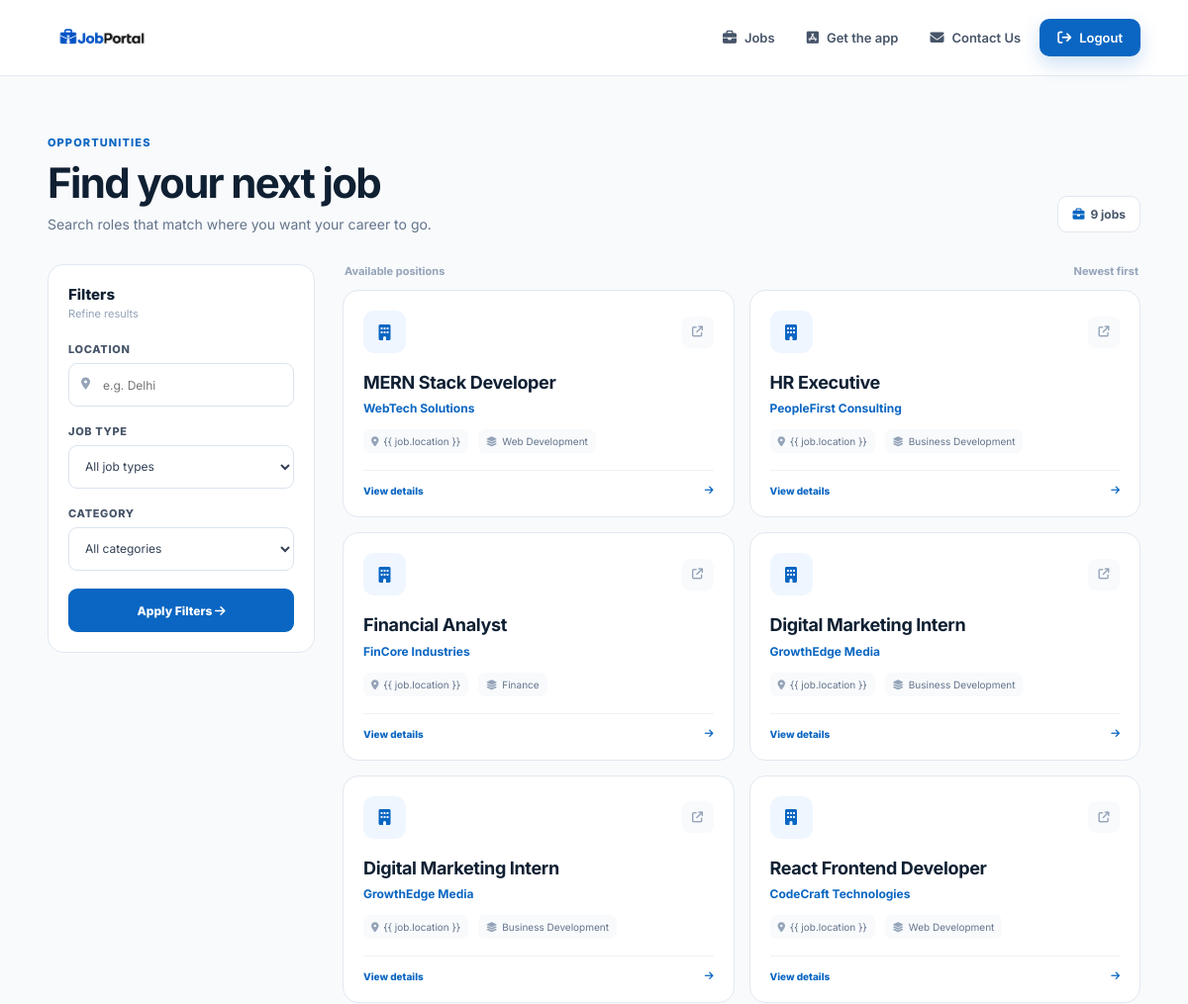
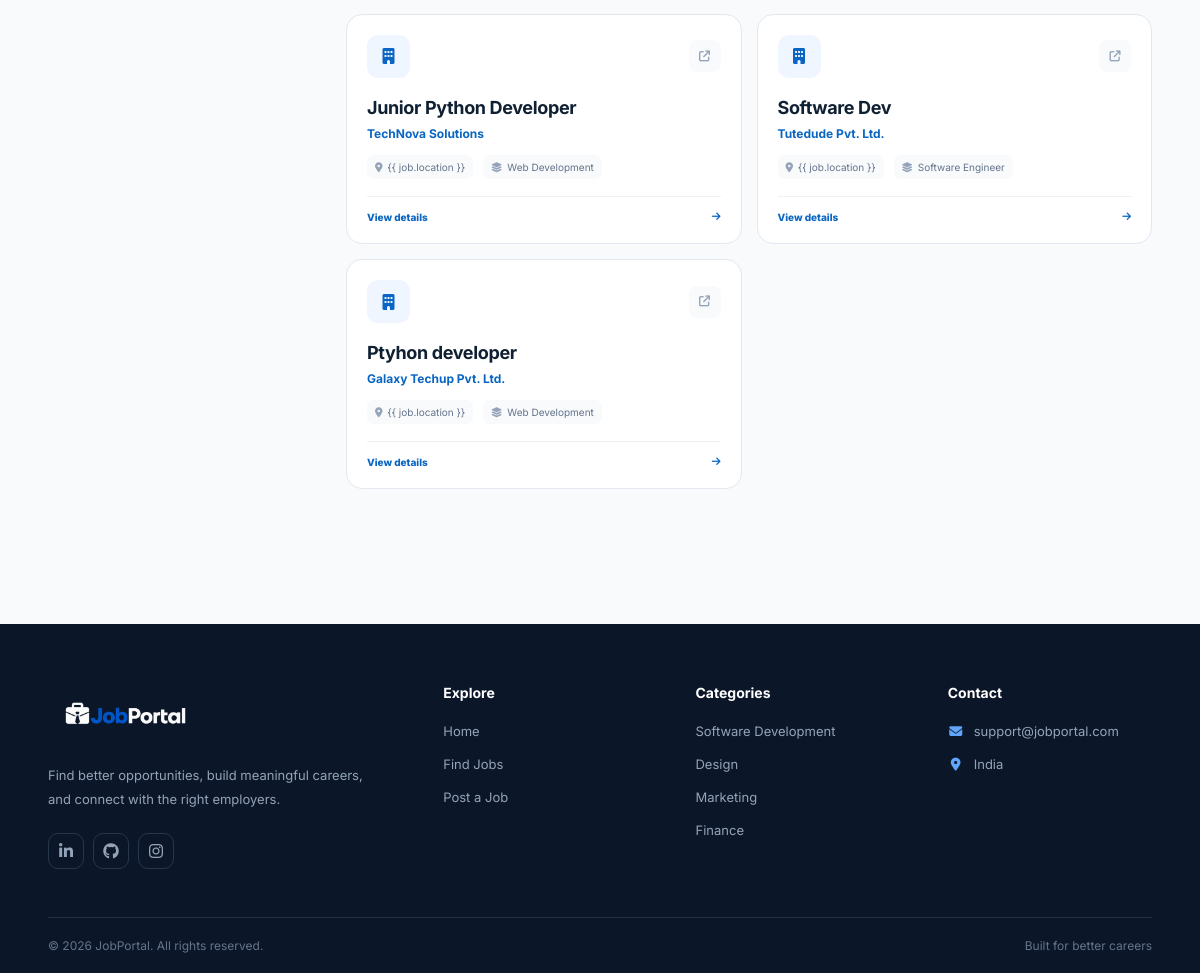
Page /jobs/ (signed in) on the committed database (2 pictures, top to bottom).
### jbportal/models.py (models this page shows, shortened)
class Job(models.Model):
    title = models.CharField(max_length=100)
    category = models.ForeignKey(Category, on_delete=models.CASCADE)
    job_type = models.ForeignKey(JobType, on_delete=models.CASCADE)
    description = models.TextField()
    location = models.CharField(max_length=100)
    company = models.CharField(max_length=100)
    posted_date = models.DateTimeField(auto_now_add=True)
    apply_type = models.CharField(max_length=10, choices=APPLY_TYPES, default='resume')
    apply_link = models.CharField(max_length=500, null=True, blank=True)
    added_by = models.ForeignKey('auth.User', on_delete=models.CASCADE)
    views = models.ManyToManyField(User, related_name='job_views', blank=True)
    status = models.CharField(max_length=10, choices=[('active', 'Active'), ('inactive', 'Inactive')], default='active')

class Category(models.Model):
    name = models.CharField(max_length=50)
    def __str__(self):
        return self.name

### jbportal/views.py (the view)
# urls.py: path('jobs/', jobs, name='jobs'),
@login_required(login_url='login')
def jobs(request):
    if not request.user.is_authenticated or request.user.profile.role == 'employer':
        return redirect('/employer-dashboard')
    location = request.GET.get("location", "")
    job_type = request.GET.get("job_type", "")
    category = request.GET.get("category", "")
    filters = {}
    if location:
        filters["location__icontains"] = location
    if job_type:
        filters["job_type__name__iexact"] = job_type
    if category:
        filters["category__name__iexact"] = category
    jobs = Job.objects.filter(**filters).order_by('-posted_date')
    categories = Category.objects.all()
    job_types = JobType.objects.all()
    return render(request, "jobs.html", {"jobs": jobs, "job_types": job_types, "categories": categories})

### templates/jobs.html (shortened to what this page needs)
{% extends 'base.html' %}{% load static %}{% block head %}<link rel="stylesheet" href="{% static 'css/jobs.css' %}" />{% endblock %}{%block content %}
<section class="jobs-page">
  <div class="jobs-title">
    <div>
      <span class="eyebrow">Opportunities</span>
      <h1>Find your next job</h1>
      <p>Search roles that match where you want your career to go.</p>
    </div>
    <div class="result-pill">
      <i class="fa-solid fa-briefcase"></i>{{ jobs|length }} jobs
    </div>
  </div>
  <div class="jobs-layout">
    <aside id="filter">
      <div class="filter-top">
        <div><span>Filters</span><small>Refine results</small></div>
      </div>
      <form method="GET" action="{% url 'jobs' %}" class="filter-form">
        <div class="filter-group">
          <label>Location</label>
          <div class="field-icon">
            <i class="fa-solid fa-location-dot"></i
            ><input type="text" name="location" placeholder="e.g. Delhi" />
          </div>
        </div>
        <div class="filter-group">
          <label>Job Type</label
          ><select name="job_type">
            <option value="">All job types</option>
          </select>
        </div>
        <div class="filter-group">
          <label>Category</label
          ><select name="category">
            <option value="">All categories</option>
          </select>
        </div>
        <button class="filter-submit" type="submit">
          Apply Filters <i class="fa-solid fa-arrow-right"></i>
        </button>
      </form>
    </aside>
    <div class="jobs-results">
      <div class="results-head">
        <span>Available positions</span><span>Newest first</span>
      </div>
      <div id="jobs-sections">
        {% for job in jobs %}
        <article
          class="job-card"
          onclick="window.location.href='{% url 'job' job.id %}'"
        >
          <div class="job-card-top">
            <div class="company-icon"><i class="fa-solid fa-building"></i></div>
            <span class="job-arrow"
              ><i class="fa-solid fa-arrow-up-right-from-square"></i
            ></span>
          </div>
          <div class="job-main">
            <h2>{{ job.title }}</h2>
            <p class="company">{{ job.company }}</p>
            <div class="job-meta">
              <span
                ><i class="fa-solid fa-location-dot"></i>{{ job.location
                }}</span
              ><span
                ><i class="fa-solid fa-layer-group"></i>{{ job.category }}</span
              >
            </div>
          </div>
          <div class="job-card-bottom">
            <span>View details</span><i class="fa-solid fa-arrow-right"></i>
          </div>
        </article>
        {% empty %}
        <div class="empty-state">
          <div><i class="fa-solid fa-magnifying-glass"></i></div>
          <h2>No jobs found</h2>
          <p>Try changing your filters or searching for another location.</p>
        </div>
        {% endfor %}
      </div>
    </div>
  </div>
</section>
{% endblock %}

### static/css/base.css (style rules this page uses)
:root { --primary: #0a66c2; --primary-dark: #004182; --ink: #102033; --muted: #64748b; --line: #e2e8f0; --surface: #fff; --soft: #f5f8fc; --shadow: 0 18px 50px rgba(15, 23, 42, 0.08); }
* { margin: 0; padding: 0; box-sizing: border-box; }
html { scroll-behavior: smooth; }
body { font-family: Inter, sans-serif; color: var(--ink); background: #f8fafc; min-height: 100vh; }
button, input, select, textarea { font: inherit; }
button { cursor: pointer; }

### static/css/jobs.css (style rules this page uses)
.jobs-page { width: min(1180px, 92%); margin: auto; padding: 55px 0; }
.jobs-title { display: flex; justify-content: space-between; align-items: end; gap: 20px; margin-bottom: 32px; }
.eyebrow { color: #0a66c2; font-size: 11px; font-weight: 800; letter-spacing: 0.1em; text-transform: uppercase; }
.jobs-title h1 { font-size: 42px; letter-spacing: -0.04em; margin: 7px 0 8px; }
.jobs-title p { font-size: 14px; color: #64748b; }
.result-pill { padding: 10px 14px; background: #fff; border: 1px solid #e2e8f0; border-radius: 10px; color: #475569; font-size: 12px; font-weight: 700; }
.result-pill i { color: #0a66c2; margin-right: 6px; }
.jobs-layout { display: grid; grid-template-columns: 270px 1fr; gap: 28px; align-items: start; }
#filter { background: #fff; border: 1px solid #e2e8f0; border-radius: 16px; padding: 20px; position: sticky; top: 96px; }
.filter-top { display: flex; justify-content: space-between; align-items: center; margin-bottom: 22px; }
.filter-top span { display: block; font-size: 15px; font-weight: 800; }
.filter-top small { display: block; color: #94a3b8; font-size: 11px; margin-top: 3px; }
.filter-form { display: flex; flex-direction: column; gap: 18px; }
.filter-group label { display: block; font-size: 11px; font-weight: 800; color: #475569; margin-bottom: 7px; text-transform: uppercase; letter-spacing: 0.06em; }
.filter-group input, .filter-group select { width: 100%; height: 44px; border: 1px solid #dbe3ed; background: #fff; border-radius: 9px; padding: 0 12px; outline: 0; color: #334155; font-size: 12px; }
.field-icon { position: relative; }
.field-icon i { position: absolute; left: 13px; top: 15px; color: #94a3b8; font-size: 12px; }
.field-icon input { padding-left: 34px; }
.filter-submit { height: 44px; border: 0; border-radius: 9px; background: #0a66c2; color: #fff; font-size: 12px; font-weight: 800; }
.jobs-results { min-width: 0; }
.results-head { display: flex; justify-content: space-between; color: #94a3b8; font-size: 11px; font-weight: 700; margin: 0 2px 12px; }
#jobs-sections { display: grid; grid-template-columns: repeat(2, minmax(0, 1fr)); gap: 15px; }
.job-card { background: #fff; border: 1px solid #e2e8f0; border-radius: 16px; padding: 20px; cursor: pointer; transition: 0.22s; min-height: 230px; display: flex; flex-direction: column; }
.job-card-top { display: flex; justify-content: space-between; align-items: center; }
.company-icon { width: 43px; height: 43px; border-radius: 11px; background: #eff6ff; color: #0a66c2; display: grid; place-items: center; }
.job-arrow { width: 32px; height: 32px; border-radius: 8px; background: #f8fafc; color: #94a3b8; display: grid; place-items: center; font-size: 11px; }
.job-main { flex: 1; padding-top: 18px; }
.job-main h2 { font-size: 18px; line-height: 1.35; letter-spacing: -0.02em; }
.job-main .company { font-size: 12px; color: #0a66c2; font-weight: 700; margin: 6px 0 14px; }
.job-meta { display: flex; flex-wrap: wrap; gap: 10px; }
.job-meta span { font-size: 10px; color: #64748b; background: #f8fafc; padding: 6px 8px; border-radius: 7px; }
.job-meta i { margin-right: 5px; color: #94a3b8; }
.job-card-bottom { border-top: 1px solid #eef2f7; margin-top: 17px; padding-top: 14px; display: flex; justify-content: space-between; color: #0a66c2; font-size: 10px; font-weight: 800; }

### rows in the picture
Job: title "MERN Stack Developer", company "WebTech Solutions", category "Web Development"
Job: title "HR Executive", company "PeopleFirst Consulting", category "Business Development"
Job: title "Financial Analyst", company "FinCore Industries", category "Finance"
Job: title "Digital Marketing Intern", company "GrowthEdge Media", category "Business Development"
Job: title "Digital Marketing Intern", company "GrowthEdge Media", category "Business Development"
Job: title "React Frontend Developer", company "CodeCraft Technologies", category "Web Development"
Job: title "Junior Python Developer", company "TechNova Solutions", category "Web Development"
Job: title "Software Dev", company "Tutedude Pvt. Ltd.", category "Software Engineer"
Job: title "Ptyhon developer", company "Galaxy Techup Pvt. Ltd.", category "Web Development"

### other values in the picture
{{ jobs|length }} "9"
